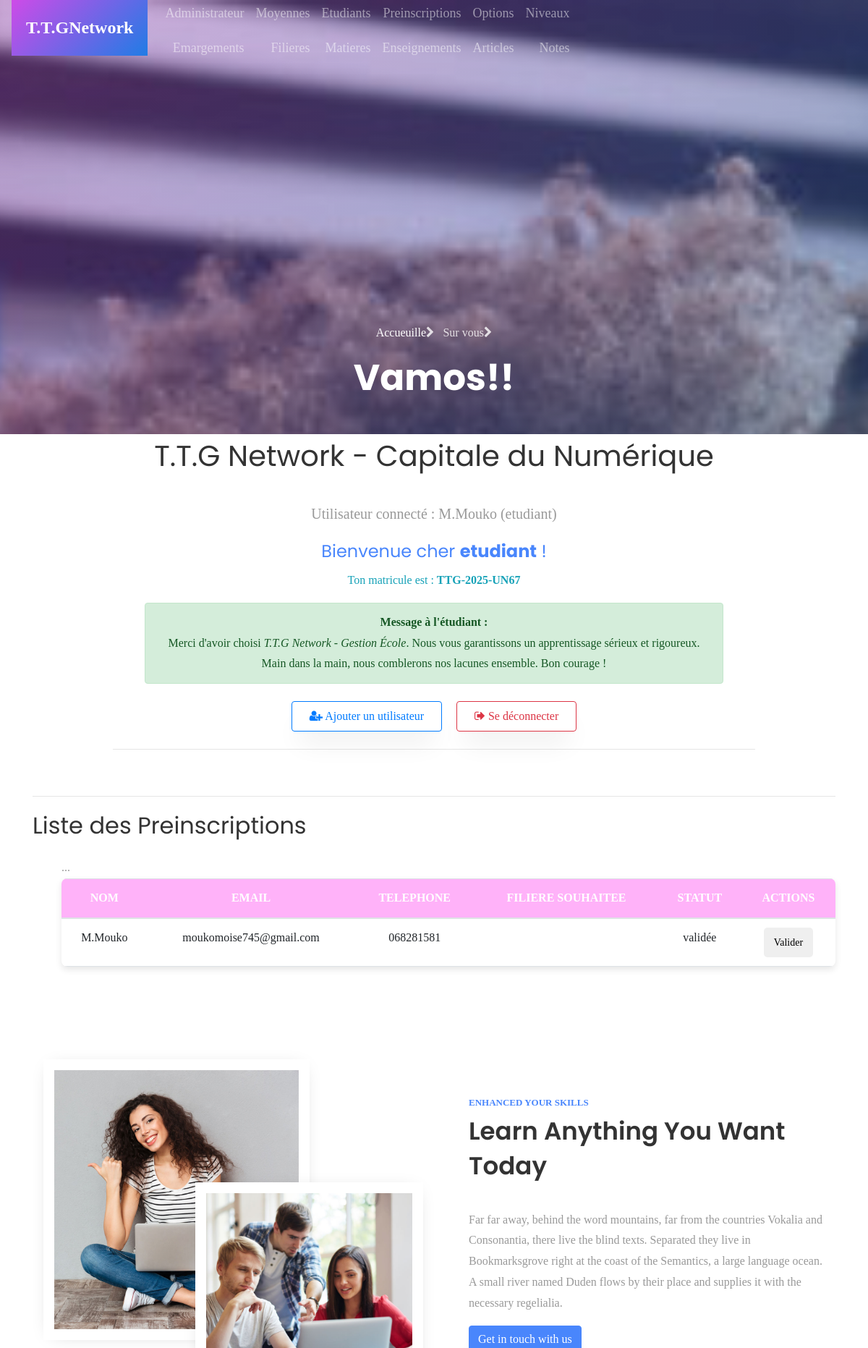
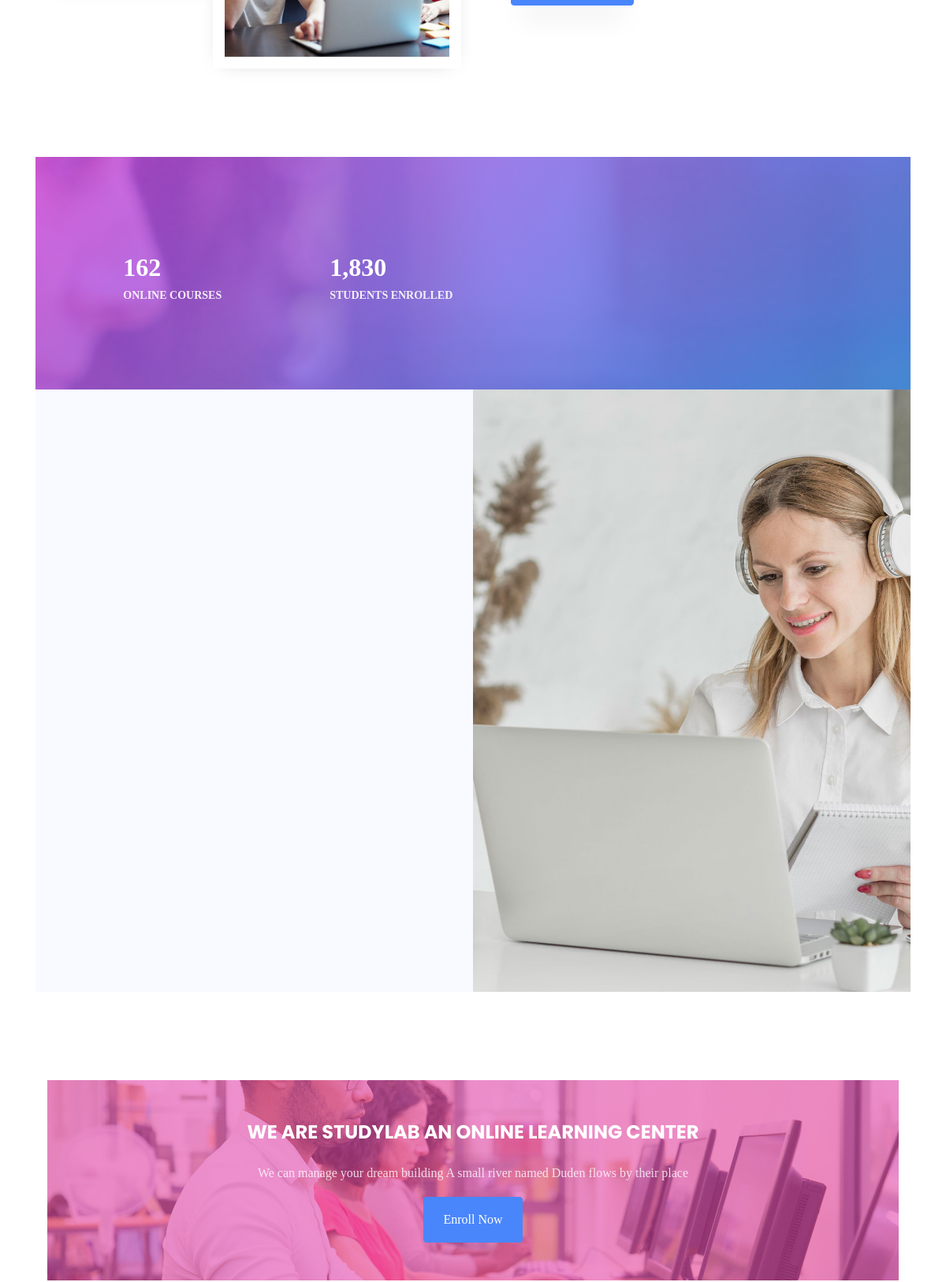
Screenshot of /preinscription (signed in, upper part) with the database file from the repository (2 pictures, top to bottom).
### core/models.py (models this page shows, shortened)
class User(AbstractUser):
    ROLES = (
        ('admin', 'Administrateur'),
        ('formateur', 'Formateur'),
        ('etudiant', 'Étudiant'),
        ('parent', 'Parent'),
    )
    role = models.CharField(max_length=20, choices=ROLES)
    code_formateur = models.CharField(max_length=10, unique=True, null=True, blank=True)
    code_parent = models.CharField(max_length=10, unique=True, null=True, blank=True)
    matricule = models.CharField(max_length=30, unique=True, null=True, blank=True)
    def __str__(self):
        return f"{self.username} ({self.role})"

class Preinscription(models.Model):
    nom = models.CharField(max_length=100)
    email = models.EmailField()
    telephone = models.CharField(max_length=20)
    option = models.ForeignKey(Option, on_delete=models.SET_NULL, null=True)
    niveau = models.ForeignKey(Niveau, on_delete=models.SET_NULL, null=True)
    statut = models.CharField(max_length=50, default='en attente')

### core/views.py (the view)
# urls.py: path('preinscription', views.preinscriptions_view, name='preinscription'),
@login_required
def preinscriptions_view(request):
    preinscriptions = Preinscription.objects.all()
    return render(request, 'liste_preinscriptions.html', {'preinscriptions': preinscriptions})

### core/templates/liste_preinscriptions.html (shortened to what this page needs)
{% extends "base.html" %}
{% block content %}
  <hr>
  <h2>Liste des Preinscriptions</h2>
  <ul>
    <table class="table">
			<thead>
			    <th>Nom</th>
          <th>Email</th>
          <th>Telephone</th>
          <th>Filiere Souhaitee</th>
          <th>Statut</th>
          <th>Actions</th>
			</thead>
      {% for preinscription in preinscriptions %}
			<tbody>
				  <td>{{ preinscription.nom }}</td>
          <td> {{ preinscription.email }}</td>
          <td> {{ preinscription.telephone }}</td>
          <td> {{ preinscription.filiere_souhaitee }}</td>
          <td> {{ preinscription.statut }}</td>
          <td>
            <a href="{% url 'valider_preinscription' preinscription.id %}"><button>Valider</button></a>
          </td>
			</tbody>
      {% endfor %}
		</table>
  </ul>
  <section class="ftco-section ftco-about img">
 <div class="container">
  <div class="row d-flex">
   <div class="col-md-12 about-intro">
    <div class="row">
     <div class="col-md-6 d-flex">
      <div class="d-flex about-wrap">
       <div class="img d-flex align-items-center justify-content-center" style="background-image:url(static/images/about-1.jpg);">
       </div>
       <div class="img-2 d-flex align-items-center justify-content-center" style="background-image:url(static/images/about.jpg);">
       </div>
     </div>
   </div>
   <div class="col-md-6 pl-md-5 py-5">
    <div class="row justify-content-start pb-3">
      <div class="col-md-12 heading-section ftco-animate">
       <span class="subheading">Enhanced Your Skills</span>
       <h2 class="mb-4">Learn Anything You Want Today</h2>
       <p>Far far away, behind the word mountains, far from the countries Vokalia and Consonantia, there live the blind texts. Separated they live in Bookmarksgrove right at the coast of the Semantics, a large language ocean. A small river named Duden flows by their place and supplies it with the necessary regelialia.</p>
       <p><a href="#" class="btn btn-primary">Get in touch with us</a></p>
     </div>
   </div>
 </div>
</div>
</div>
</div>
</div>
</section>
<section class="ftco-section ftco-counter img" id="section-counter" style="background-image: url(static/images/bg_4.jpg);">
 <div class="overlay"></div>
 <div class="container">
  <div class="row">
   <div class="col-md-3 d-flex justify-content-center counter-wrap ftco-animate">
     <div class="block-18 d-flex align-items-center">
      <div class="icon"><span class="flaticon-online"></span></div>
      <div class="text">
       <strong class="number" data-number="400">0</strong>
       <span>Online Courses</span>
     </div>
   </div>
 </div>
 <div class="col-md-3 d-flex justify-content-center counter-wrap ftco-animate">
   <div class="block-18 d-flex align-items-center">
    <div class="icon"><span class="flaticon-graduated"></span></div>
    <div class="text">
     <strong class="number" data-number="4500">0</strong>
     <span>Students Enrolled</span>
   </div>
 </div>
</div>
</div>
</div>
</section>
<section class="ftco-section testimony-section bg-light">
 <div class="overlay" style="background-image: url(static/images/bg_2.jpg);"></div>
 <div class="container">
  <div class="row pb-4">
 </div>
</div>
<div class="container container-2">
</div>
</section>
<section class="ftco-intro ftco-section ftco-no-pb">
 <div class="container">
  <div class="row justify-content-center">
   <div class="col-md-12 text-center">
    <div class="img"  style="background-image: url(static/images/bg_4.jpg);">
     <div class="overlay"></div>
     <h2>We Are StudyLab An Online Learning Center</h2>
     <p>We can manage your dream building A small river named Duden flows by their place</p>
     <p class="mb-0"><a href="#" class="btn btn-primary px-4 py-3">Enroll Now</a></p>
   </div>
 </div>
</div>
</div>
</section>
{% endblock %}

### core/templates/base.html (shortened to what this page needs)
<!DOCTYPE html>
<html lang="en">
  {% load static %}
<head>
	<link rel="stylesheet" href="https://stackpath.bootstrapcdn.com/font-awesome/4.7.0/css/font-awesome.min.css">
	<link rel="stylesheet" href="{% static 'css/animate.css' %}">
	<link rel="stylesheet" href="{% static 'css/feuille.css' %}">
	<link rel="stylesheet" href="{% static 'css/owl.carousel.min.css' %}">
	<link rel="stylesheet" href="{% static 'css/owl.theme.default.min.css' %}">
	<link rel="stylesheet" href="{% static 'css/magnific-popup.css' %}">
	<link rel="stylesheet" href="{% static 'css/bootstrap-datepicker.css' %}">
	<link rel="stylesheet" href="{% static 'css/jquery.timepicker.css' %}">
	<link rel="stylesheet" href="{% static 'css/flaticon.css' %}">
	<link rel="stylesheet" href="{% static 'css/style.css' %}">
</head>
<body>
	<nav class="navbar navbar-expand-lg navbar-dark ftco_navbar bg-dark ftco-navbar-light" id="ftco-navbar">
		<div class="container">
			<a class="navbar-brand" href="index.html"><span>T.T.G</span>Network</a>
			<div class="collapse navbar-collapse" id="ftco-nav" style="font-family:Georgia, 'Times New Roman', Times, serif;font-size:large;">
				<ul class="navbar-nav ml-auto">
          <div>
            <li class="nav-item"><a href="{% url 'admin:index' %}" class="nav-link">Administrateur</a></li>
            <li class="nav-item"><a href="{% url 'liste_emargements' %}" class="nav-link">Emargements</a></li>
          </div>
					<div>
            <li class="nav-item"><a href="{% url 'recherche_moyenne' %}" class="nav-link">Moyennes</a></li>
            <li class="nav-item"><a href="{% url 'filiere' %}" class="nav-link">Filieres</a></li>
          </div>
          <div>
            <li class="nav-item"><a href="{% url 'etudiant' %}" class="nav-link">Etudiants</a></li>
            <li class="nav-item"><a href="{% url 'matiere' %}" class="nav-link">Matieres</a></li>
          </div>
					<div>
            <li class="nav-item"><a href="{% url 'preinscription' %}" class="nav-link">Preinscriptions</a></li>
            <li class="nav-item"><a href="{% url 'enseignement' %}" class="nav-link">Enseignements</a></li>
          </div>
          <div>
            <li class="nav-item"><a href="{% url 'options' %}" class="nav-link">Options</a></li>
            <li class="nav-item"><a href="{% url 'article' %}" class="nav-link">Articles</a></li>
          </div>
          <div>
            <li class="nav-item"><a href="{% url 'niveau' %}" class="nav-link">Niveaux</a></li>
            <li class="nav-item"><a href="{% url 'note' %}" class="nav-link">Notes</a></li>
          </div>
				</ul>
			</div>
		</div>
    <div class="collapse navbar-collapse" id="ftco-nav">
			</div>
	</nav>
	<section class="hero-wrap hero-wrap-2" style="background-image: url('/static/images/image_4.jpg');">
		<div class="overlay"></div>
		<div class="container">
			<div class="row no-gutters slider-text align-items-end justify-content-center">
				<div class="col-md-9 ftco-animate pb-5 text-center">
					<p class="breadcrumbs"><span class="mr-2"><a href="{% url 'connexion' %}">Accueuille<i class="fa fa-chevron-right"></i></a></span> <span>Sur vous<i class="fa fa-chevron-right"></i></span></p>
					<h1 class="mb-0 bread">Vamos!!</h1>
				</div>
			</div>
		</div>
	</section>
  <section>
    <div class="container" id="base">
        <h1>T.T.G Network - Capitale du Numérique</h1>
    <main class="py-4 text-center">
      <p class="lead">Utilisateur connecté : <strong>{{ user }}</strong></p>
      {% if user.is_authenticated %}
        {% if user.role %}
          <p class="text-primary h4">Bienvenue cher <strong>{{ user.role }}</strong> !</p>
        {% else %}
          <p class="text-primary h4">Bienvenue cher <strong>Admin</strong> !</p>
        {% endif %}
        {% if user.matricule %}
          <p class="text-info">Ton matricule est : <strong>{{ user.matricule }}</strong></p>
          <div class="alert alert-success" role="alert" style="max-width: 800px; margin: auto;">
            <strong>Message à l'étudiant :</strong><br>
            Merci d'avoir choisi <em>T.T.G Network - Gestion École</em>. Nous vous garantissons un apprentissage sérieux et rigoureux. Main dans la main, nous comblerons nos lacunes ensemble. Bon courage !
          </div>
        {% else %}
          <div class="alert alert-dark" role="alert" style="max-width: 800px; margin: auto;">
            <strong>Message à l’administrateur :</strong><br>
            Merci pour votre dévouement. Votre autorité est un symbole de notre confiance. Prenez soin de votre santé pour assurer la continuité des opérations !
          </div>
        {% endif %}
      {% endif %}
      <div class="mt-4 d-flex justify-content-center gap-3" style="gap: 20px;">
        <a href="{% url 'urlregister' %}" class="btn btn-outline-primary px-4 py-2">
          <i class="fa fa-user-plus"></i> Ajouter un utilisateur
        </a>
        <a href="{% url 'urllogout' %}" class="btn btn-outline-danger px-4 py-2">
          <i class="fa fa-sign-out"></i> Se déconnecter
        </a>
      </div>
      <hr class="my-4" style="width: 80%;">
    </main>
    </div>
  </section>
  <section >
    <div class="container">
      {% block content %}{% endblock %}
    </div>
  </section>
</body>
</html>

### core/static/css/feuille.css (style rules this page uses)
section { font-family:Cambria, Cochin, Georgia, Times, 'Times New Roman', serif; font-family: 'Franklin Gothic Medium', 'Arial Narrow', Arial, sans-serif; }
div { font-family:Cambria, Cochin, Georgia, Times, 'Times New Roman', serif; }
#base { text-align: center; font-family:Cambria, Cochin, Georgia, Times, 'Times New Roman', serif; width: 100%; }
table { width: 100%; text-align:justify; }
#ftco-nav { font-family: 'Franklin Gothic Medium', 'Arial Narrow', Arial, sans-serif; text-align: end; content: ''; display: block; width: 60%; height: 4px; margin: 8px auto 0; border-radius: 2px; }

### core/templates/base.html (style rules this page uses)
h2::after { font-family: 'Franklin Gothic Medium', 'Arial Narrow', Arial, sans-serif; text-align: center; content: ''; display: block; width: 60%; height: 4px; margin: 8px auto 0; border-radius: 2px; }
table { width: 90%; margin: 0 auto; border-collapse: collapse; background-color: #ffffff; box-shadow: 0 4px 10px rgba(0, 0, 0, 0.1); border-radius: 8px; overflow: hidden; }
thead { background-color:rgba(255, 0, 234, 0.3); color: white; text-transform: uppercase; }
th, td { padding: 14px 20px; border-bottom: 1px solid #dee2e6; text-align: center; }
button { color: black; padding: 8px 14px; border: none; border-radius: 5px; font-size: 14px; cursor: pointer; transition: background-color 0.3s ease; }

### rows the page displays
User: username+role "M.Mouko (etudiant)", role "etudiant", matricule "TTG-2025-UN67"
Preinscription: nom "M.Mouko", email "moukomoise745@gmail.com", telephone "068281581", statut "validée"
